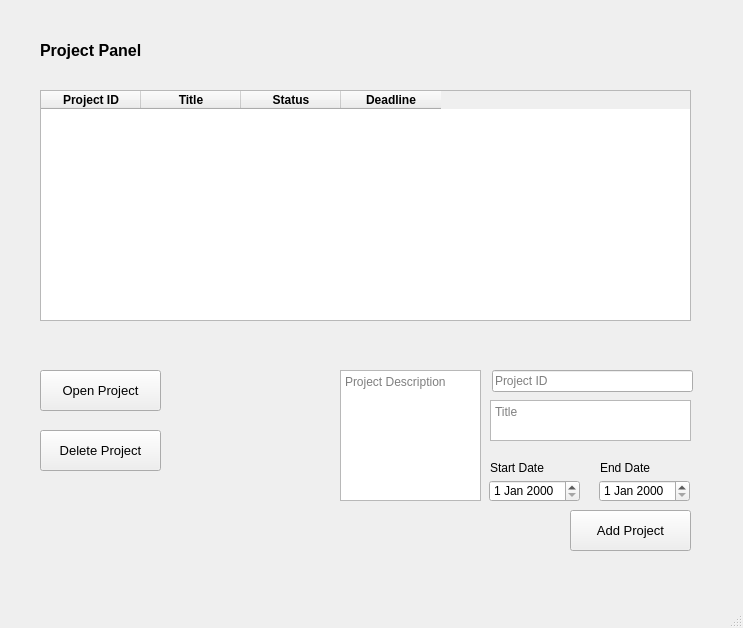
<?xml version="1.0" encoding="UTF-8"?>
<ui version="4.0">
 <class>MainWindow</class>
 <widget class="QMainWindow" name="MainWindow">
  <property name="geometry">
   <rect>
    <x>0</x>
    <y>0</y>
    <width>743</width>
    <height>628</height>
   </rect>
  </property>
  <property name="windowTitle">
   <string>MainWindow</string>
  </property>
  <property name="documentMode">
   <bool>false</bool>
  </property>
  <property name="tabShape">
   <enum>QTabWidget::Rounded</enum>
  </property>
  <widget class="QWidget" name="centralwidget">
   <widget class="QLabel" name="label">
    <property name="geometry">
     <rect>
      <x>40</x>
      <y>30</y>
      <width>171</width>
      <height>41</height>
     </rect>
    </property>
    <property name="font">
     <font>
      <pointsize>12</pointsize>
      <weight>75</weight>
      <bold>true</bold>
     </font>
    </property>
    <property name="text">
     <string>Project Panel</string>
    </property>
   </widget>
   <widget class="QTableWidget" name="project_table">
    <property name="geometry">
     <rect>
      <x>40</x>
      <y>90</y>
      <width>651</width>
      <height>231</height>
     </rect>
    </property>
    <property name="font">
     <font>
      <weight>75</weight>
      <bold>true</bold>
     </font>
    </property>
    <property name="frameShadow">
     <enum>QFrame::Raised</enum>
    </property>
    <property name="editTriggers">
     <set>QAbstractItemView::NoEditTriggers</set>
    </property>
    <property name="gridStyle">
     <enum>Qt::DashDotDotLine</enum>
    </property>
    <attribute name="horizontalHeaderCascadingSectionResizes">
     <bool>false</bool>
    </attribute>
    <column>
     <property name="text">
      <string>Project ID</string>
     </property>
    </column>
    <column>
     <property name="text">
      <string>Title</string>
     </property>
    </column>
    <column>
     <property name="text">
      <string>Status</string>
     </property>
    </column>
    <column>
     <property name="text">
      <string>Deadline</string>
     </property>
    </column>
   </widget>
   <widget class="QPushButton" name="openprojectbtn">
    <property name="geometry">
     <rect>
      <x>40</x>
      <y>370</y>
      <width>121</width>
      <height>41</height>
     </rect>
    </property>
    <property name="font">
     <font>
      <pointsize>10</pointsize>
     </font>
    </property>
    <property name="text">
     <string>Open Project</string>
    </property>
   </widget>
   <widget class="QPushButton" name="addprojectbtn">
    <property name="geometry">
     <rect>
      <x>570</x>
      <y>510</y>
      <width>121</width>
      <height>41</height>
     </rect>
    </property>
    <property name="font">
     <font>
      <pointsize>10</pointsize>
     </font>
    </property>
    <property name="text">
     <string>Add Project</string>
    </property>
   </widget>
   <widget class="QPushButton" name="deleteprojectbtn">
    <property name="geometry">
     <rect>
      <x>40</x>
      <y>430</y>
      <width>121</width>
      <height>41</height>
     </rect>
    </property>
    <property name="font">
     <font>
      <pointsize>10</pointsize>
     </font>
    </property>
    <property name="text">
     <string>Delete Project</string>
    </property>
   </widget>
   <widget class="QLineEdit" name="projectidedit">
    <property name="geometry">
     <rect>
      <x>492</x>
      <y>370</y>
      <width>201</width>
      <height>22</height>
     </rect>
    </property>
    <property name="placeholderText">
     <string>Project ID</string>
    </property>
   </widget>
   <widget class="QTextEdit" name="titleedit">
    <property name="geometry">
     <rect>
      <x>490</x>
      <y>400</y>
      <width>201</width>
      <height>41</height>
     </rect>
    </property>
    <property name="placeholderText">
     <string>Title</string>
    </property>
   </widget>
   <widget class="QDateEdit" name="startdateedit">
    <property name="geometry">
     <rect>
      <x>489</x>
      <y>480</y>
      <width>91</width>
      <height>22</height>
     </rect>
    </property>
   </widget>
   <widget class="QDateEdit" name="enddateedit">
    <property name="geometry">
     <rect>
      <x>599</x>
      <y>480</y>
      <width>91</width>
      <height>22</height>
     </rect>
    </property>
   </widget>
   <widget class="QLabel" name="label_2">
    <property name="geometry">
     <rect>
      <x>490</x>
      <y>460</y>
      <width>91</width>
      <height>16</height>
     </rect>
    </property>
    <property name="text">
     <string>Start Date</string>
    </property>
   </widget>
   <widget class="QLabel" name="label_3">
    <property name="geometry">
     <rect>
      <x>600</x>
      <y>460</y>
      <width>91</width>
      <height>16</height>
     </rect>
    </property>
    <property name="text">
     <string>End Date</string>
    </property>
   </widget>
   <widget class="QTextEdit" name="descedit">
    <property name="geometry">
     <rect>
      <x>340</x>
      <y>370</y>
      <width>141</width>
      <height>131</height>
     </rect>
    </property>
    <property name="placeholderText">
     <string>Project Description</string>
    </property>
   </widget>
  </widget>
  <widget class="QMenuBar" name="menubar">
   <property name="geometry">
    <rect>
     <x>0</x>
     <y>0</y>
     <width>743</width>
     <height>26</height>
    </rect>
   </property>
  </widget>
  <widget class="QStatusBar" name="statusbar"/>
 </widget>
 <resources/>
 <connections/>
</ui>
